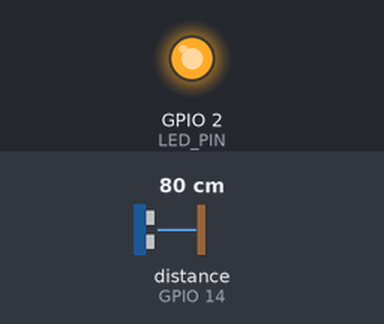
The sketch below on a simulated ESP8266 (NodeMCU). Parts: output pins drawn as LEDs (lit = HIGH). Wiring (inferred from the names in the program): ultrasonic range finder: trigger GPIO 12; echo GPIO 14. Inputs (shaded band) come from the test bench; at power-on: distance to the obstacle (sensor on GPIO 14) 80 cm. The echo pulse lasts 58.3 µs per cm; WiFi joins after 1.5 s; servers stay silent unless stated; pins used as bus, display or sensor lines are not drawn; what the sketch prints to the serial monitor is not drawn.

Above: at 4.7 s.
4.8 s: distance to the obstacle (sensor on GPIO 14) set to 22 cm
6.3 s: distance to the obstacle (sensor on GPIO 14) set to 19 cm
At 7.0 s:
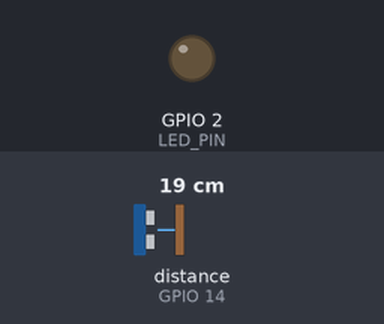
7.8 s: distance to the obstacle (sensor on GPIO 14) set to 35 cm
At 8.2 s:
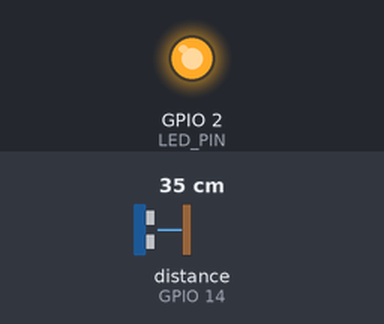
9.3 s: distance to the obstacle (sensor on GPIO 14) set to 2 cm
At 10.5 s:
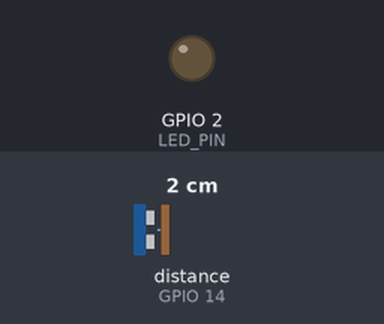
Timing chart, 0 to 11.8 s (numbered marks = the images above; inputs shaded):
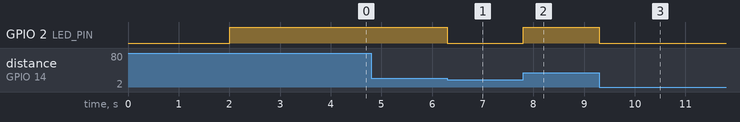

Measured:
- the behaviour switches between 21 and 20 cm on distance to the obstacle (sensor on GPIO 14) (found by bisection; images 0 and 1)
- after the input at 4.8 s, every drawn part: stays the same
- after the input at 6.3 s, GPIO 2 (LED_PIN): HIGH → LOW at once
- after the input at 7.8 s, GPIO 2 (LED_PIN): LOW → HIGH at once
- after the input at 9.3 s, GPIO 2 (LED_PIN): HIGH → LOW at once

The sketch:

sketch_mar20a.ino
```cpp
#include <ESP8266WiFi.h>
#include <ESP8266WebServer.h>

const char* ssid = "";
const char* password = "";

ESP8266WebServer server(80);

const int trigPin = 12; // D6
const int echoPin = 14; // D5
#define LED_PIN 2  // Built-in LED on ESP8266 (D4, active-low)

void setup() {
    Serial.begin(115200);
    WiFi.begin(ssid, password);
    while (WiFi.status() != WL_CONNECTED) {
        delay(1000);
        Serial.println("Connecting to WiFi...");
    }
    Serial.println("Connected to WiFi");
    Serial.println(WiFi.localIP());

    pinMode(trigPin, OUTPUT);
    pinMode(echoPin, INPUT);
    pinMode(LED_PIN, OUTPUT);
    digitalWrite(LED_PIN, HIGH);  // Ensure LED is OFF initially (active-low)

    server.on("/", handleRoot);
    server.on("/distance", handleDistance);
    server.begin();
}

void loop() {
    server.handleClient();

    int distance = getDistance(); // Get updated distance

    if (distance < 20) {
        digitalWrite(LED_PIN, LOW);  // Turn LED ON (active-low)
    } else {
        digitalWrite(LED_PIN, HIGH); // Turn LED OFF
    }
}

void handleRoot() {
    String html = "<!DOCTYPE html><html><head><title>ESP8266 Radar</title>";
    html += "<script>\n";
    html += "setInterval(function() {\n";
    html += "  fetch('/distance')\n";
    html += "    .then(response => response.json())\n";
    html += "    .then(data => {\n";
    html += "      document.getElementById('distance').innerText = data.distance;\n";
    html += "    });\n";
    html += "}, 1000);\n";
    html += "</script></head><body>";
    html += "<h1>ESP8266 Radar System</h1>";
    html += "<p>Distance: <span id='distance'>0</span> cm</p>";
    html += "</body></html>";
    server.send(200, "text/html", html);
}

void handleDistance() {
    int distance = getDistance();
    String json = "{\"distance\": " + String(distance) + "}";
    server.send(200, "application/json", json);
    Serial.print("Distance: ");
    Serial.print(distance);
    Serial.println(" cm");
}

long getDistance() {
    digitalWrite(trigPin, LOW);
    delayMicroseconds(2);
    digitalWrite(trigPin, HIGH);
    delayMicroseconds(10);
    digitalWrite(trigPin, LOW);

    long duration = pulseIn(echoPin, HIGH, 30000);  // Timeout 30ms (to avoid lockup)
    if (duration == 0) return 400; // No echo detected, assume max distance
    return duration * 0.034 / 2; // Convert to cm
}
```
